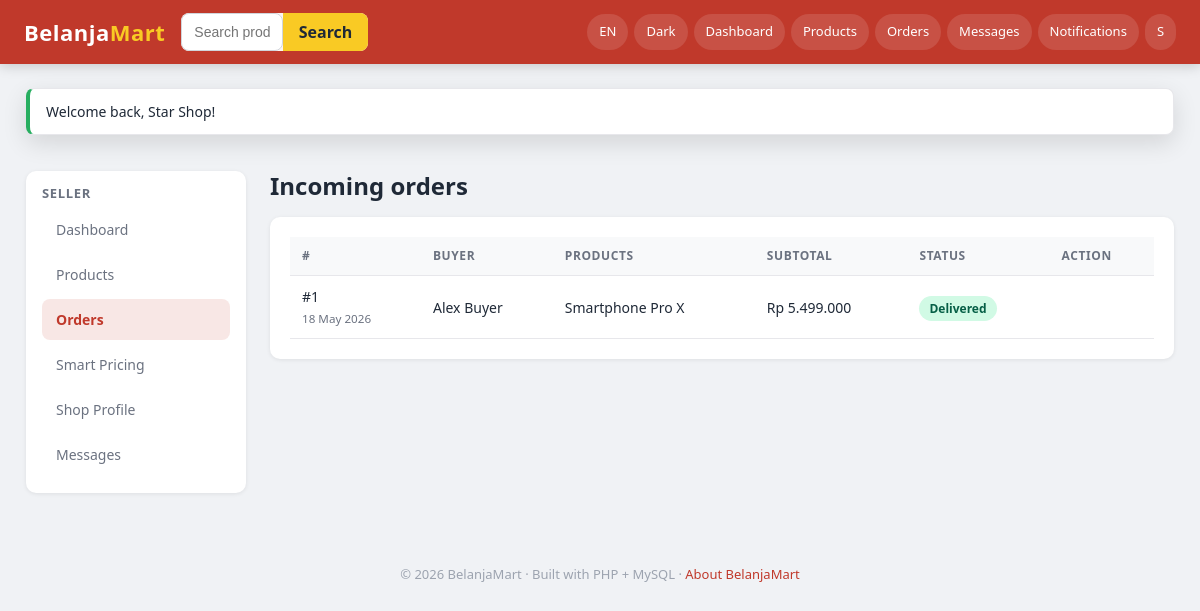
The app's page /frontend/pages/seller/orders.php (signed in) with its own data.
### tables this page shows
CREATE TABLE orders (
    order_id        INT AUTO_INCREMENT PRIMARY KEY,
    user_id         INT NOT NULL,                        
    address_id      INT NULL,
    order_date      TIMESTAMP DEFAULT CURRENT_TIMESTAMP,
    status          ENUM('pending','paid','processing','shipped','delivered','cancelled')
                       NOT NULL DEFAULT 'pending',
    payment_status  ENUM('unpaid','held','released','refunded') NOT NULL DEFAULT 'unpaid',
    payment_method  VARCHAR(40) DEFAULT 'simulation',
    subtotal        DECIMAL(14,2) NOT NULL DEFAULT 0,
    shipping_fee    DECIMAL(14,2) NOT NULL DEFAULT 0,
    tax_amount      DECIMAL(14,2) NOT NULL DEFAULT 0,
    total_amount    DECIMAL(14,2) NOT NULL DEFAULT 0,
    currency_code   CHAR(3) NOT NULL DEFAULT 'IDR',
    exchange_rate   DECIMAL(18,6) NOT NULL DEFAULT 1,     
    tracking_number VARCHAR(100) DEFAULT NULL,
    courier         VARCHAR(60)  DEFAULT NULL,
    shipped_at      TIMESTAMP NULL,
    delivered_at    TIMESTAMP NULL,
    cancelled_at    TIMESTAMP NULL,
    notes           TEXT,
    FOREIGN KEY (user_id)       REFERENCES users(user_id),
    FOREIGN KEY (address_id)    REFERENCES addresses(address_id) ON DELETE SET NULL,
    FOREIGN KEY (currency_code) REFERENCES currencies(currency_code),
    INDEX idx_status (status),
    INDEX idx_user_date (user_id, order_date)
);

CREATE TABLE users (
    user_id        INT AUTO_INCREMENT PRIMARY KEY,
    name           VARCHAR(100) NOT NULL,
    email          VARCHAR(150) NOT NULL UNIQUE,
    password       VARCHAR(255) NOT NULL,
    role           ENUM('buyer','seller','admin') NOT NULL DEFAULT 'buyer',
    avatar         VARCHAR(255) DEFAULT NULL,
    phone          VARCHAR(30)  DEFAULT NULL,
    country_code   CHAR(2)      DEFAULT 'ID',
    preferred_currency CHAR(3)  DEFAULT 'IDR',
    is_verified    TINYINT(1)   NOT NULL DEFAULT 0,     
    is_active      TINYINT(1)   NOT NULL DEFAULT 1,
    last_login_at  TIMESTAMP    NULL,
    created_at     TIMESTAMP DEFAULT CURRENT_TIMESTAMP,
    updated_at     TIMESTAMP DEFAULT CURRENT_TIMESTAMP ON UPDATE CURRENT_TIMESTAMP,
    FOREIGN KEY (country_code)       REFERENCES countries(country_code),
    FOREIGN KEY (preferred_currency) REFERENCES currencies(currency_code)
);

### backend/config/bootstrap.php (called while the page is built, shortened)
<?php
if (!defined('BM_BOOTSTRAPPED')) {
    $cfg = $GLOBALS['BM_CONFIG'];
    spl_autoload_register(function ($class) {
        $roots = [
            __DIR__ . '/../core/',
            __DIR__ . '/../models/',
            __DIR__ . '/../services/',
            __DIR__ . '/../controllers/',
            __DIR__ . '/../middleware/',
        ];
        foreach ($roots as $root) {
            $file = $root . $class . '.php';
            if (is_file($file)) {
                return;
            }
        }
    });
    foreach (['uploads', 'chat', 'logs'] as $key) {
        $path = $cfg['storage'][$key] ?? null;
        if ($path && !is_dir($path)) {
            @mkdir($path, 0777, true);
        }
    }
    require_once __DIR__ . '/../core/helpers.php';
}

### backend/core/Database.php (called while the page is built, shortened)
<?php
class Database
{
    private static ?PDO $pdo = null;
    public static function pdo(): PDO
    {
        if (self::$pdo instanceof PDO) {
            return self::$pdo;
        }
        $cfg  = config('db');
        $dsn  = sprintf(
            'mysql:host=%s;port=%d;dbname=%s;charset=%s',
            $cfg['host'], $cfg['port'], $cfg['database'], $cfg['charset']
        );
        try {
            self::$pdo = new PDO($dsn, $cfg['username'], $cfg['password'], [
                PDO::ATTR_ERRMODE            => PDO::ERRMODE_EXCEPTION,
                PDO::ATTR_DEFAULT_FETCH_MODE => PDO::FETCH_ASSOC,
                PDO::ATTR_EMULATE_PREPARES   => false,
            ]);
        } catch (PDOException $e) {
            http_response_code(500);
            die('Database connection failed: ' . $e->getMessage());
        }
        return self::$pdo;
    }
    public static function run(string $sql, array $params = []): PDOStatement
    {
        $stmt = self::pdo()->prepare($sql);
        $stmt->execute($params);
        return $stmt;
    }
    public static function all(string $sql, array $params = []): array
    {
        return self::run($sql, $params)->fetchAll();
    }
}

### backend/models/CancellationModel.php (called while the page is built, shortened)
<?php
class CancellationModel
{
    public static function reasonsFor(string $audience): array
    {
        return Database::all("
            SELECT * FROM cancellation_reasons
            WHERE audience = ? AND is_active = 1
            ORDER BY sort_order, label
        ", [$audience]);
    }
}

### backend/models/OrderModel.php (called while the page is built, shortened)
<?php
class OrderModel
{
    public static function forSeller(int $sellerId): array
    {
        return Database::all("
            SELECT o.order_id, o.order_date, o.status, o.tracking_number, o.payment_status,
                   o.currency_code, u.name AS buyer_name,
                   GROUP_CONCAT(p.product_name SEPARATOR ', ') AS product_names,
                   SUM(oi.quantity * oi.price) AS subtotal
            FROM orders o
            JOIN order_items oi ON o.order_id = oi.order_id
            JOIN products p     ON oi.product_id = p.product_id
            JOIN users u        ON o.user_id = u.user_id
            WHERE oi.seller_id = ?
            GROUP BY o.order_id
            ORDER BY o.order_date DESC
        ", [$sellerId]);
    }
}

### backend/core/Currency.php (called while the page is built, shortened)
<?php
class Currency
{
    private static array $cache = [];
    public static function load(): array
    {
        $rows = Database::all("SELECT * FROM currencies");
        foreach ($rows as $r) self::$cache[$r['currency_code']] = $r;
        return self::$cache;
    }
    public static function symbol(string $code): string
    {
        $all = self::load();
        return $all[$code]['symbol'] ?? $code;
    }
    public static function format(float $amount, string $code): string
    {
        $sym = self::symbol($code);
        $decimals = in_array($code, ['IDR', 'JPY'], true) ? 0 : 2;
        return $sym . ' ' . number_format($amount, $decimals, ',', '.');
    }
}

### frontend/pages/seller/orders.php (the view, shortened to what this page needs)
<?php
require_once __DIR__ . '/../../../backend/config/bootstrap.php';
$user    = current_user();
$reasons = CancellationModel::reasonsFor('seller');
$orders = OrderModel::forSeller((int) $user['user_id']);
?>
<div class="layout">
    <div>
        <h2>Incoming orders</h2>
        <?php if (empty($orders)): ?>
            <div class="card center" style="padding:50px; flex-direction:column;">
                <p class="text-muted">No incoming orders yet.</p>
            </div>
        <?php else: ?>
            <div class="card mt-2" style="overflow-x:auto;">
                <table class="table">
                    <thead><tr><th>#</th><th>Buyer</th><th>Products</th><th>Subtotal</th><th>Status</th><th>Action</th></tr></thead>
                    <tbody>
                    <?php foreach ($orders as $o): ?>
                        <tr>
                            <td>#<?= (int) $o['order_id'] ?><br><small class="text-muted"><?= date('d M Y', strtotime($o['order_date'])) ?></small></td>
                            <td><?= e($o['buyer_name']) ?></td>
                            <td><?= e($o['product_names']) ?></td>
                            <td><?= Currency::format((float) $o['subtotal'], $o['currency_code']) ?></td>
                            <td><span class="status status-<?= e($o['status']) ?>"><?= e(ucfirst($o['status'])) ?></span></td>
                            <td>
                            </td>
                        </tr>
                    <?php endforeach; ?>
                    </tbody>
                </table>
            </div>
        <?php endif; ?>
    </div>
</div>

### frontend/assets/css/style.css (style rules this page uses)
:root { --color-primary: #c0392b; --color-primary-hover: #a93226; --color-accent: #f9ca24; --color-success: #27ae60; --color-warning: #e67e22; --color-danger: #e74c3c; --color-info: #2980b9; --bg-body: #f0f2f5; --bg-surface: #ffffff; --bg-muted: #f8f9fa; --bg-elevated: #ffffff; --border: #e7e7eb; --border-strong: #d1d5db; --text: #1f2937; --text-muted: #6b7280; --text-soft: #9ca3af; --shadow-sm: 0 1px 2px rgba(0,0,0,.06); --shadow: 0 1px 4px rgba(0,0,0,.08); --shadow-lg: 0 8px 24px rgba(0,0,0,.12); --radius-sm: 6px; --radius: 10px; --radius-lg: 16px; --transition: 200ms cubic-bezier(.4,0,.2,1); --topbar-h: 64px; }
*, *::before, *::after { box-sizing: border-box; }
html, body { margin: 0; padding: 0; }
body { font-family: 'Segoe UI', system-ui, -apple-system, Roboto, Arial, sans-serif; background: var(--bg-body); color: var(--text); line-height: 1.5; transition: background var(--transition), color var(--transition); min-height: 100vh; }
h1,h2,h3,h4,h5 { margin: 0; line-height: 1.25; }
.text-muted { color: var(--text-muted); }
.mt-2 { margin-top: 16px; }
.card { background: var(--bg-surface); border-radius: var(--radius); box-shadow: var(--shadow); padding: 20px; }
.status { padding: 4px 10px; border-radius: 999px; font-size: 12px; font-weight: 600; }
.status-delivered { background: #d1fae5; color: #065f46; }
.layout { display: grid; grid-template-columns: 220px 1fr; gap: 24px; padding: 24px 0; }
.table { width: 100%; border-collapse: collapse; font-size: 14px; }
.table th, .table td { padding: 10px 12px; text-align: left; border-bottom: 1px solid var(--border); }
.table th { background: var(--bg-muted); font-size: 12px; text-transform: uppercase; letter-spacing: .05em; color: var(--text-muted); }

### records on screen
orders: order_id "1", order_date "18 May 2026", user.name "Alex Buyer", product_names "Smartphone Pro X", currency_code "Rp 5.499.000", status "Delivered"

### other values on screen
$langFlags[$currentLang] "EN"
__('Dashboard') "Dashboard"
__('Products') "Products"
__('Orders') "Orders"
__('Messages') "Messages"
__('Notifications') "Notifications"
mb_strtoupper(mb_substr($user['name'], 0, 1)) "S"
$ok "Welcome back, Star Shop!"
$label "Dashboard"
$label "Products"
$label "Orders"
$label "Smart Pricing"
$label "Shop Profile"
__('About BelanjaMart') "About BelanjaMart"
